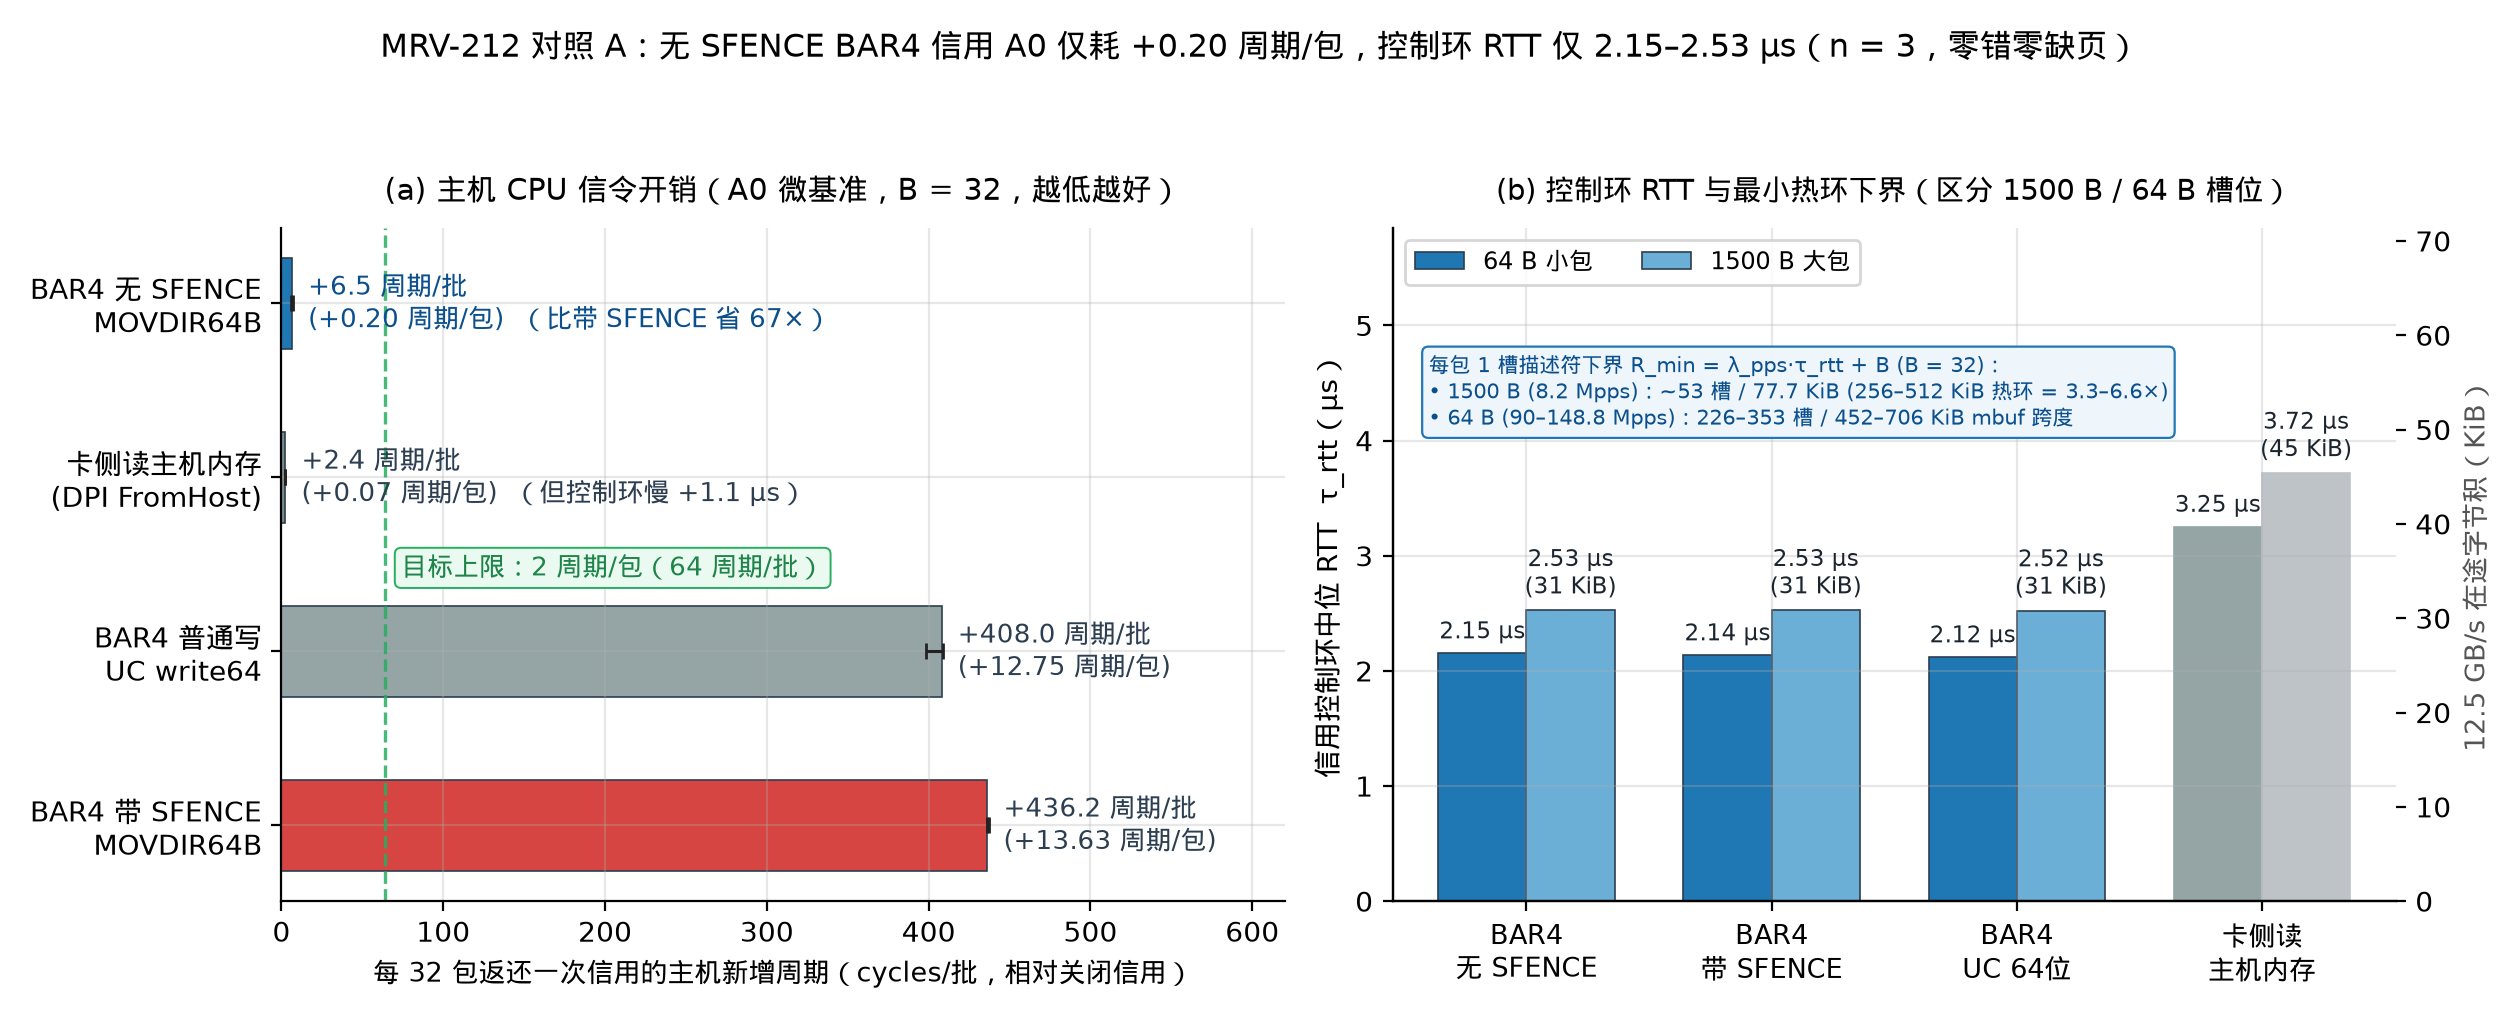

Recreate this plot in Python.
#!/usr/bin/env python3
"""Plot Figure 1 for MRV-212: 5-tier credit signaling CPU cost & control-loop RTT / 100GbE BDP."""

import json
import statistics
from collections import defaultdict
from pathlib import Path

import matplotlib.pyplot as plt
import numpy as np

import mrvplot

REPO = Path(__file__).resolve().parents[2]
RUNS = REPO / "logs" / "mrv212-2026-11-26" / "runs.jsonl"


def load_runs():
    by_gt = defaultdict(list)
    with RUNS.open(encoding="utf-8") as f:
        for line in f:
            if not line.strip():
                continue
            r = json.loads(line)
            by_gt[(r["group"], r["tag"])].append(r["data"])
    return by_gt


def med(vals):
    return statistics.median(vals)


def main():
    by_gt = load_runs()

    # Verify zero bad/torn/pf on every plotted run
    for grp in ("A0_micro", "A2_rtt"):
        for (g, tag), rows in by_gt.items():
            if g != grp:
                continue
            assert len(rows) == 3, f"expected n=3 for {g}/{tag}, got {len(rows)}"
            for d in rows:
                assert d.get("page_faults", 0) == 0
                assert d.get("bad", 0) == 0 and d.get("torn", 0) == 0 and d.get("lost", 0) == 0
                assert d["host_pmu"]["min_pct"] == 100.0
                if d.get("card_pmu"):
                    assert d["card_pmu"]["min_pct"] == 100.0

    # Panel A: A0_micro body=512 (realistic B=32 spacing ~168 ns) delta cycles/batch vs off
    off_rows = by_gt[("A0_micro", "micro_b512_off")]
    off_med = med([d["cycles_per_batch"] for d in off_rows])

    tiers = [
        ("bar4-nofence", "BAR4 无 SFENCE\nMOVDIR64B", "#1f77b4"),
        ("hostmem-dpi", "卡侧读主机内存\n(DPI FromHost)", "#7f8c8d"),
        ("bar4-uc64", "BAR4 普通写\nUC write64", "#95a5a6"),
        ("bar4-sfence", "BAR4 带 SFENCE\nMOVDIR64B", "#d64541"),
    ]
    delta_batch, delta_min, delta_max = [], [], []
    for key, _, _ in tiers:
        vals = [d["cycles_per_batch"] - off_med for d in by_gt[("A0_micro", f"micro_b512_{key}")]]
        delta_batch.append(med(vals))
        delta_min.append(min(vals))
        delta_max.append(max(vals))

    # Panel B: A2_rtt p50 (us) and 100GbE BDP (KiB) for 64 B and 1500 B
    rtt_tiers = [
        ("bar4-nofence", "BAR4\n无 SFENCE"),
        ("bar4-sfence", "BAR4\n带 SFENCE"),
        ("bar4-uc64", "BAR4\nUC 64位"),
        ("hostmem-dpi", "卡侧读\n主机内存"),
    ]
    rtt64 = [med([d["p50_us"] for d in by_gt[("A2_rtt", f"credit_rtt_64B_{k}")]]) for k, _ in rtt_tiers]
    rtt1500 = [med([d["p50_us"] for d in by_gt[("A2_rtt", f"credit_rtt_1500B_{k}")]]) for k, _ in rtt_tiers]
    bdp64 = [med([d["bdp_100gbe_p50_kib"] for d in by_gt[("A2_rtt", f"credit_rtt_64B_{k}")]]) for k, _ in rtt_tiers]
    bdp1500 = [med([d["bdp_100gbe_p50_kib"] for d in by_gt[("A2_rtt", f"credit_rtt_1500B_{k}")]]) for k, _ in rtt_tiers]

    fig, (ax1, ax2) = plt.subplots(1, 2, figsize=(12.6, 5.1))

    # ---- Left panel: Extra CPU cycles per 32-pkt credit batch ----
    y = np.arange(len(tiers))
    bars = ax1.barh(y, delta_batch, height=0.52, color=[c for _, _, c in tiers], edgecolor="#2c3e50", linewidth=0.6)
    ax1.errorbar(
        delta_batch,
        y,
        xerr=[
            [m - lo for m, lo in zip(delta_batch, delta_min)],
            [hi - m for m, hi in zip(delta_batch, delta_max)],
        ],
        fmt="none",
        ecolor="#222222",
        capsize=3,
        linewidth=1.1,
    )
    ax1.set_yticks(y)
    ax1.set_yticklabels([lbl for _, lbl, _ in tiers], fontsize=10)
    ax1.invert_yaxis()
    ax1.set_xlabel("每 32 包返还一次信用的主机新增周期（cycles/批，相对关闭信用）", fontsize=9.8)
    ax1.set_title("(a) 主机 CPU 信令开销（A0 微基准，B = 32，越低越好）", fontsize=10.9, pad=10)
    ax1.set_xlim(0, 620)
    ax1.axvline(64.0, color="#27ae60", linestyle="--", linewidth=1.2, alpha=0.85)
    ax1.text(
        74,
        1.52,
        "目标上限：2 周期/包（64 周期/批）",
        color="#1e8449",
        fontsize=9.2,
        va="center",
        bbox=dict(boxstyle="round,pad=0.25", fc="#eafaf1", ec="#27ae60", lw=0.7),
    )

    for idx, (bar, val) in enumerate(zip(bars, delta_batch)):
        per_pkt = val / 32.0
        extra = "  （比带 SFENCE 省 67×）" if idx == 0 else ("  （但控制环慢 +1.1 µs）" if idx == 1 else "")
        ax1.text(
            val + 10,
            bar.get_y() + bar.get_height() / 2,
            f"+{val:.1f} 周期/批\n(+{per_pkt:.2f} 周期/包){extra}",
            va="center",
            fontsize=9.2,
            color="#0b4f8c" if idx == 0 else "#2c3e50",
        )

    # ---- Right panel: Control-loop RTT tau_rtt & 100GbE BDP / descriptor slot lower bound ----
    x = np.arange(len(rtt_tiers))
    w = 0.36
    b1 = ax2.bar(x - w / 2, rtt64, width=w, label="64 B 小包", color="#1f77b4", edgecolor="#2c3e50", linewidth=0.6)
    b2 = ax2.bar(x + w / 2, rtt1500, width=w, label="1500 B 大包", color="#6baed6", edgecolor="#2c3e50", linewidth=0.6)
    b1[3].set_color("#95a5a6")
    b2[3].set_color("#bdc3c7")

    # Compute exact descriptor-slot BDP lower bounds R_min = lambda_pps * tau_rtt + B (B = 32)
    b_batch = 32
    rate_1500_mpps = 100e9 / (8.0 * (1500 + 20)) / 1e6  # 8.2237 Mpps
    rmin_1500_slots = rate_1500_mpps * rtt1500[0] + b_batch
    rmin_1500_kib = bdp1500[0] + (b_batch * 1500.0) / 1024.0
    rate_64_cn106_mpps = 90.0
    rate_64_line_mpps = 100e9 / (8.0 * (64 + 20)) / 1e6  # 148.8095 Mpps
    rmin_64_lo_slots = rate_64_cn106_mpps * rtt64[0] + b_batch
    rmin_64_hi_slots = rate_64_line_mpps * rtt64[0] + b_batch
    rmin_64_lo_kib = round(rmin_64_lo_slots) * 2
    rmin_64_hi_kib = round(rmin_64_hi_slots) * 2

    ax2.set_xticks(x)
    ax2.set_xticklabels([lbl for _, lbl in rtt_tiers], fontsize=9.8)
    ax2.set_ylabel("信用控制环中位 RTT  τ_rtt（µs）", fontsize=10)
    ax2.set_title("(b) 控制环 RTT 与最小热环下界（区分 1500 B / 64 B 槽位）", fontsize=10.6, pad=10)
    ax2.set_ylim(0, 5.85)
    ax2.legend(loc="upper left", ncol=2, frameon=True, fontsize=8.8)
    ax2_r = ax2.twinx()
    ax2_r.set_ylim(0, ax2.get_ylim()[1] * (12.5e3 / 1024.0))
    ax2_r.set_ylabel("12.5 GB/s 在途字节积（KiB）", fontsize=9.6, color="#555555")
    ax2_r.spines["top"].set_visible(False)
    ax2_r.grid(False)

    for bar, us in zip(b1, rtt64):
        ax2.text(
            bar.get_x() + bar.get_width() / 2,
            us + 0.08,
            f"{us:.2f} µs",
            ha="center",
            va="bottom",
            fontsize=8.3,
            color="#1a252f",
        )
    for bar, us, kib in zip(b2, rtt1500, bdp1500):
        ax2.text(
            bar.get_x() + bar.get_width() / 2,
            us + 0.08,
            f"{us:.2f} µs\n({kib:.0f} KiB)",
            ha="center",
            va="bottom",
            fontsize=8.2,
            color="#1a252f",
        )

    ax2.text(
        -0.40,
        4.42,
        f"每包 1 槽描述符下界 R_min = λ_pps·τ_rtt + B (B = 32)：\n"
        f"• 1500 B (8.2 Mpps)：~{round(rmin_1500_slots)} 槽 / {rmin_1500_kib:.1f} KiB (256–512 KiB 热环 = 3.3–6.6×)\n"
        f"• 64 B (90–148.8 Mpps)：{round(rmin_64_lo_slots)}–{round(rmin_64_hi_slots)} 槽 / {rmin_64_lo_kib}–{rmin_64_hi_kib} KiB mbuf 跨度",
        ha="left",
        va="center",
        fontsize=7.5,
        color="#0b4f8c",
        bbox=dict(boxstyle="round,pad=0.30", fc="#eef6fc", ec="#1f77b4", lw=0.8),
    )
    fig.suptitle(
        "MRV-212 对照 A：无 SFENCE BAR4 信用 A0 仅耗 +0.20 周期/包，控制环 RTT 仅 2.15–2.53 µs（n = 3，零错零缺页）",
        fontsize=11.6,
        y=0.97,
    )
    fig.tight_layout(rect=[0, 0, 1, 0.92])
    png = mrvplot.HERE / "mrv-212-credit-cost-rtt.png"
    fig.savefig(png)
    fig.savefig(mrvplot.HERE / "mrv-212-credit-cost-rtt.svg")
    plt.close(fig)
    print(f"Saved {png}")


if __name__ == "__main__":
    main()
